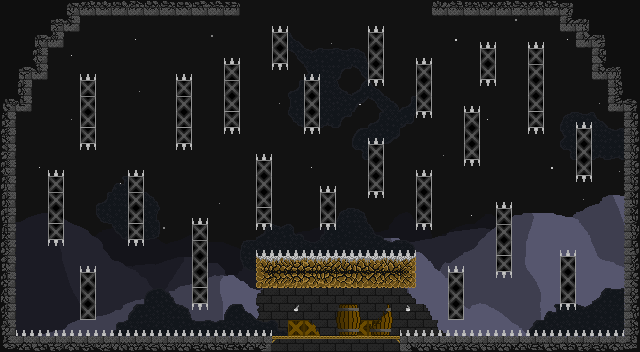

A level layout from a 2D game, rendered from its tile map. Below: a short description, then the map file with tile-grid data replaced by summaries:
An orthogonal 40x22 tile map with 16x16 px tiles, 6 tile layers (Background Background, Lower Background, Mid Background, Upper Background, ...), 13 tilesets and 82 objects.

<map version="1.2" tiledversion="1.2.1" orientation="orthogonal" renderorder="right-down" width="40" height="22" tilewidth="16" tileheight="16" infinite="0" nextlayerid="13" nextobjectid="83">
 <tileset firstgid="1" source="AllSprites.tsx" />
 <tileset firstgid="197" source="DesignOne.tsx" />
 <tileset firstgid="218" source="Mountains.tsx" />
 <tileset firstgid="219" source="comet.tsx" />
 <tileset firstgid="244" source="Sparkle.tsx" />
 <tileset firstgid="270" source="Steel Box.tsx" />
 <tileset firstgid="286" source="Grey Bricks.tsx" />
 <tileset firstgid="396" source="Dirt.tsx" />
 <tileset firstgid="460" source="GBBackground.tsx" />
 <tileset firstgid="532" source="MidBackground.tsx" />
 <tileset firstgid="622" source="Barrel.tsx" />
 <tileset firstgid="634" source="Wood Boxes.tsx" />
 <tileset firstgid="646" source="Torch.tsx" />
 <objectgroup id="7" name="Ground">
  <object id="2" x="0" y="336" width="640" height="16" />
  <object id="3" x="624" y="0" width="16" height="352" />
  <object id="4" x="608" y="0" width="32" height="112" />
  <object id="5" x="592" y="0" width="48" height="80" />
  <object id="6" x="576" y="0" width="64" height="48" />
  <object id="7" x="560" y="0" width="80" height="32" />
  <object id="8" x="432" y="0" width="208" height="16" />
  <object id="9" x="0" y="0" width="240" height="16" />
  <object id="10" x="0" y="0" width="80" height="32" />
  <object id="11" x="0" y="0" width="64" height="48" />
  <object id="12" x="0" y="0" width="48" height="80" />
  <object id="13" x="0" y="0" width="32" height="112" />
  <object id="14" x="0" y="0" width="16" height="352" />
  <object id="15" x="48" y="176" width="16" height="64" />
  <object id="16" x="80" y="80" width="16" height="64" />
  <object id="17" x="176" y="80" width="16" height="64" />
  <object id="18" x="224" y="64" width="16" height="64" />
  <object id="19" x="272" y="32" width="16" height="32" />
  <object id="20" x="304" y="80" width="16" height="48" />
  <object id="21" x="368" y="32" width="16" height="48" />
  <object id="22" x="416" y="64" width="16" height="48" />
  <object id="23" x="464" y="112" width="16" height="48" />
  <object id="24" x="480" y="48" width="16" height="32" />
  <object id="25" x="528" y="48" width="16" height="80" />
  <object id="26" x="576" y="128" width="16" height="48" />
  <object id="27" x="496" y="208" width="16" height="64" />
  <object id="28" x="560" y="256" width="16" height="48" />
  <object id="29" x="448" y="272" width="16" height="48" />
  <object id="30" x="416" y="176" width="16" height="48" />
  <object id="31" x="368" y="144" width="16" height="48" />
  <object id="32" x="320" y="192" width="16" height="32" />
  <object id="33" x="256" y="160" width="16" height="64" />
  <object id="34" x="192" y="224" width="16" height="80" />
  <object id="35" x="128" y="176" width="16" height="64" />
  <object id="36" x="80" y="272" width="16" height="48" />
  <object id="37" x="256" y="256" width="160" height="32" />
 </objectgroup>
 <objectgroup id="8" name="Spikes">
  <object id="38" x="81" y="77" width="13" height="4" />
  <object id="39" x="81" y="142" width="14" height="5" />
  <object id="40" x="49" y="173" width="14" height="4" />
  <object id="41" x="49" y="239" width="14" height="4" />
  <object id="42" x="81" y="269" width="14" height="4" />
  <object id="43" x="129" y="239" width="14" height="4" />
  <object id="44" x="129" y="173" width="14" height="4" />
  <object id="45" x="177" y="77" width="14" height="4" />
  <object id="46" x="177" y="143" width="14" height="4" />
  <object id="47" x="193" y="221" width="14" height="4" />
  <object id="48" x="193" y="303" width="14" height="4" />
  <object id="49" x="225" y="61" width="14" height="4" />
  <object id="50" x="225" y="127" width="14" height="4" />
  <object id="51" x="257" y="157" width="14" height="4" />
  <object id="52" x="257" y="223" width="14" height="4" />
  <object id="53" x="321" y="223" width="14" height="4" />
  <object id="54" x="321" y="189" width="14" height="4" />
  <object id="55" x="305" y="127" width="14" height="4" />
  <object id="56" x="305" y="77" width="14" height="4" />
  <object id="57" x="273" y="63" width="14" height="4" />
  <object id="58" x="273" y="29" width="14" height="4" />
  <object id="59" x="369" y="29" width="14" height="4" />
  <object id="60" x="369" y="79" width="14" height="4" />
  <object id="61" x="417" y="61" width="14" height="4" />
  <object id="62" x="417" y="111" width="14" height="4" />
  <object id="63" x="369" y="141" width="14" height="4" />
  <object id="64" x="369" y="191" width="14" height="4" />
  <object id="65" x="417" y="223" width="14" height="4" />
  <object id="66" x="417" y="173" width="14" height="4" />
  <object id="67" x="465" y="158" width="14" height="5" />
  <object id="68" x="465" y="109" width="14" height="4" />
  <object id="69" x="481" y="79" width="14" height="4" />
  <object id="70" x="481" y="45" width="14" height="4" />
  <object id="71" x="529" y="45" width="14" height="4" />
  <object id="72" x="529" y="127" width="14" height="4" />
  <object id="73" x="577" y="125" width="14" height="4" />
  <object id="74" x="577" y="175" width="14" height="4" />
  <object id="75" x="497" y="205" width="14" height="4" />
  <object id="76" x="497" y="271" width="14" height="4" />
  <object id="77" x="449" y="269" width="14" height="4" />
  <object id="78" x="561" y="303" width="14" height="4" />
  <object id="79" x="561" y="253" width="14" height="4" />
  <object id="80" x="257" y="253" width="158" height="4" />
  <object id="81" x="15" y="333" width="256" height="4" />
  <object id="82" x="401" y="333" width="224" height="4" />
 </objectgroup>
 <objectgroup id="9" name="Trampolines" />
 <objectgroup id="10" name="One Way Platforms" />
 <objectgroup id="11" name="Crumble Platforms" />
 <objectgroup id="12" name="Goal">
  <object id="1" x="240" y="0" width="192" height="16" />
 </objectgroup>
 <layer id="1" name="Background Background" width="40" height="22">
  <data>[880 cells, 880 non-empty, 1 distinct tile ids]</data>
 </layer>
 <layer id="2" name="Lower Background" width="40" height="22">
  <data>[880 cells, 32 non-empty, 15 distinct tile ids]</data>
 </layer>
 <layer id="3" name="Mid Background" width="40" height="22">
  <data>[880 cells, 55 non-empty, 7 distinct tile ids]</data>
 </layer>
 <layer id="4" name="Upper Background" width="40" height="22">
  <data>[880 cells, 109 non-empty, 61 distinct tile ids]</data>
 </layer>
 <layer id="5" name="Graphics" width="40" height="22">
  <data>[880 cells, 312 non-empty, 112 distinct tile ids]</data>
 </layer>
 <layer id="6" name="Design" width="40" height="22">
  <data>[880 cells, 10 non-empty, 7 distinct tile ids]</data>
 </layer>
</map>
